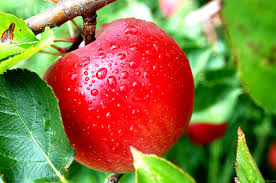
%> input picture image/apple2.jpeg, 276 x 183 px
$ octave train.m   (GNU Octave 9; MATLAB toolbox functions it lacks are replaced by stand-ins)
%> lines starting %> are read from the running program, lines starting %| are printed output that depends on the picture; in (x1, y1, x2, y2) boxes, pixels count from 0 and x2, y2 are one past the last pixel; in counts of white or black regions, pixels touching at a corner belong together; the program's own positions count from 1
clear
close all
imgRGB = imread('image/apple2.jpeg');
%> imgRGB is the input picture: size 183x276x3 uint8; mean R, G, B 142.1, 119.9, 64.5
siz = size(imgRGB);
%> siz = [183 276 3]
im_pos = im2bw(imread('apple2_apple.jpg'));
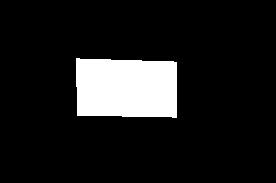
%> input picture apple2_apple.jpg, 276 x 183 px
%> im_pos: size 183x276 logical; 11.3% white; 1 white region, box (x1, y1, x2, y2) and area: (76, 58, 177, 118) 5688
im_neg = im2bw(imread('apple2_bg.jpg'));
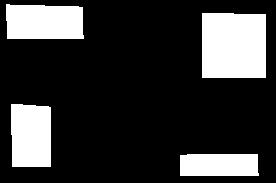
%> input picture apple2_bg.jpg, 276 x 183 px
%> im_neg: size 183x276 logical; 21.5% white; 4 white regions, box (x1, y1, x2, y2) and area: (202, 13, 266, 78) 4128, (6, 4, 84, 39) 2566, (11, 104, 51, 167) 2443, (180, 154, 259, 176) 1712
im_pos_mask = zeros(siz);
im_neg_mask = zeros(siz);
for i =1:3
    im_pos_mask(:,:,i) = im_pos;
    im_neg_mask(:,:,i) = im_neg;
end
im_pos_RGB = double(imgRGB).*im_pos_mask;
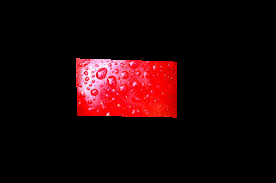
%> im_pos_RGB: size 183x276x3 double; mean R, G, B 27.4, 5.8, 7.5
im_neg_RGB = double(imgRGB).*im_neg_mask;
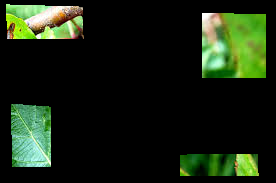
%> im_neg_RGB: size 183x276x3 double; mean R, G, B 24.4, 36.5, 17.8
pos = find(im_pos==1);
%> pos = 5688 values from 13967 to 32326
neg = find(im_neg==1);
%> neg = 10849 values from 1103 to 48573
[pos_x, pos_y] = ind2sub(siz(1:2), pos);
%> pos_x = 5688 values, max 118 at index 5463, min 59 at index 1, mean 88.72; pos_y = 5688 values from 77 to 177
[neg_x, neg_y] = ind2sub(siz(1:2), neg);
for i =1:3
    temp_pos = im_pos_RGB(:,:,i);
    temp_neg = im_neg_RGB(:,:,i);
    pos_RGB(:,i) = temp_pos(pos);
    neg_RGB(:,i) = temp_neg(neg);
end
%> this loop made 3 passes
%> pass 1, `temp_pos = im_pos_RGB(:,:,i);`:
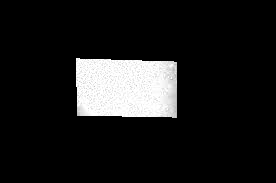
%> temp_pos: size 183x276 double; min 0, max 255, mean 27.4
%> pass 1, `temp_neg = im_neg_RGB(:,:,i);`:
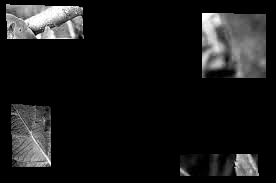
%> temp_neg: size 183x276 double; min 0, max 255, mean 24.4
%> pass 2, `temp_neg = im_neg_RGB(:,:,i);`:
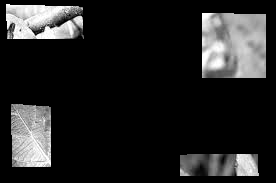
%> temp_neg: size 183x276 double; min 0, max 255, mean 36.5
A = [[pos_RGB, pos_x, pos_y];[neg_RGB, neg_x, neg_y]];
b = ones(length(A), 1);
Y = [ones(length(pos),5);-ones(length(neg),5)];

cvx_begin
%> (this line was passed over: cvx_begin is not available in this run)
    variable w(5)
%> (this line was passed over: variable is not available in this run)
    minimize norm(w)
%> (this line was passed over: minimize is not available in this run)
    subject to
%> (this line was passed over: subject is not available in this run)
    (Y.*A)*w >= b;
%> (this line was passed over: w is not available in this run)
cvx_end
%> (this line was passed over: cvx_end is not available in this run)
